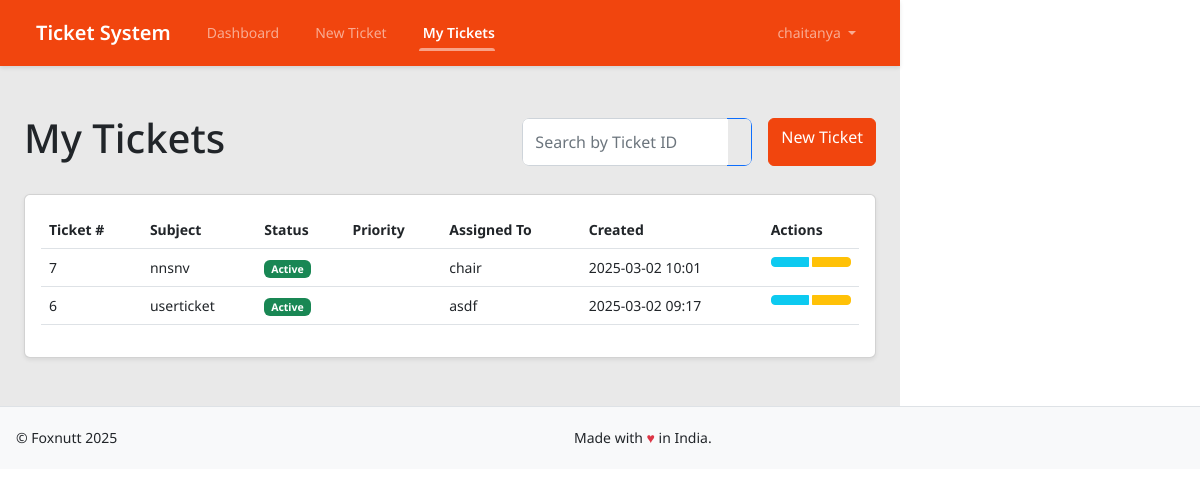
Before: /tickets/my/ (signed in) with the older database file.
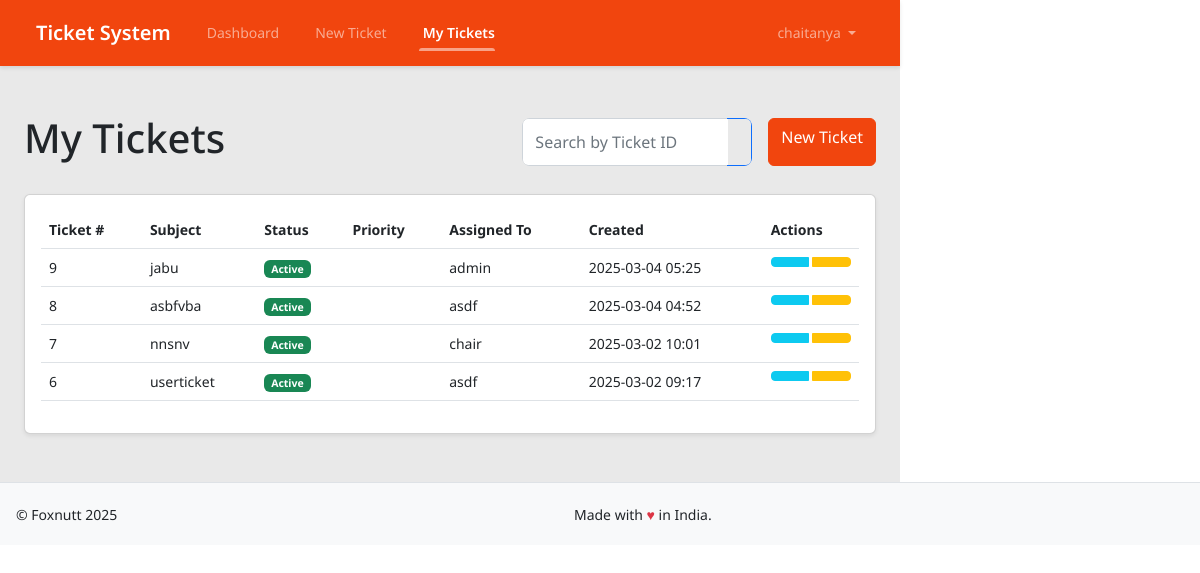
After: the same page with the newer database file.
### tracker/models.py (models this page shows, shortened)
class Ticket(models.Model):
    STATUS_ACTIVE = 1
    STATUS_CLOSED = 2
    STATUS_PENDING = 3
    STATUS_CHOICES = [
        (STATUS_ACTIVE, 'Active'),
        (STATUS_CLOSED, 'Closed'),
        (STATUS_PENDING, 'Pending'),
    ]
    id = models.AutoField(primary_key=True)
    subject = models.CharField(max_length=200)
    description = models.TextField()
    created_by = models.ForeignKey(UserDetail, on_delete=models.CASCADE, related_name='created_tickets')
    assigned_to = models.ForeignKey(UserDetail, on_delete=models.SET_NULL, null=True, related_name='assigned_tickets')
    created_at = models.DateTimeField(auto_now_add=True)
    updated_at = models.DateTimeField(auto_now=True)
    status = models.PositiveSmallIntegerField(
        choices=STATUS_CHOICES,
        default=STATUS_ACTIVE
    )
    closed_at = models.DateTimeField(null=True, blank=True)
    closed_by = models.ForeignKey(
        UserDetail,
        on_delete=models.SET_NULL,
        null=True,
        blank=True,
        related_name='closed_tickets'
    )
    priority = models.ForeignKey(Priority, on_delete=models.SET_NULL, null=True)
    brand = models.CharField(max_length=100, blank=True, null=True)
    def get_status_display(self):
        return dict(self.STATUS_CHOICES).get(self.status, 'Unknown')
    class Meta:
        ordering = ['-created_at']  # Default ordering by creation date, newest first
        indexes = [
            models.Index(fields=['-created_at']),  # Add index for better performance
        ]

class UserDetail(AbstractBaseUser, PermissionsMixin):
    row_id = models.AutoField(primary_key=True)  # ✅ `row_id` is the primary key
    user_id = models.CharField(max_length=255, unique=True)
    user_name = models.CharField(max_length=255)
    is_email_verified = models.BooleanField(default=False)
    is_active = models.BooleanField(default=True)
    pagination = models.IntegerField(default=10)
    sorting = models.IntegerField(default=0)
    is_staff = models.BooleanField(default=False)
    is_superuser = models.BooleanField(default=False)
    role = models.ForeignKey(Role, on_delete=models.SET_NULL, null=True)
    objects = UserManager()
    USERNAME_FIELD = "user_id"
    REQUIRED_FIELDS = ["user_name"]
    class Meta:
        verbose_name = 'user'
        verbose_name_plural = 'users'
    groups = models.ManyToManyField(
        'auth.Group',
        verbose_name='groups',
        blank=True,
        related_name='userdetail_set',
        related_query_name='userdetail'
    )
    user_permissions = models.ManyToManyField(
        'auth.Permission',
        verbose_name='user permissions',
        blank=True,
        related_name='userdetail_set',
        related_query_name='userdetail'
    )

### tracker/views.py (the view)
# urls.py: path('tickets/my/', views.my_tickets, name='my_tickets'),
@login_required
def my_tickets(request):
    tickets = Ticket.objects.filter(
        created_by=request.user
    ).select_related(
        'priority',
        'assigned_to'
    )
    ticket_id = request.GET.get('ticket_id')
    if ticket_id and ticket_id.isdigit():
        tickets = tickets.filter(id=ticket_id)
    else:
        tickets = tickets.order_by('-created_at')
    context = {
        'tickets': tickets,
        'title': 'My Tickets'
    }
    return render(request, 'tickets/my_tickets.html', context)

### tracker/templates/tickets/my_tickets.html (shortened to what this page needs)
{% extends 'shared/dashboard_base.html' %}
{% load static %}
{% block dashboard_content %}
<div class="container-fluid py-4">
    <div class="d-flex justify-content-between align-items-center mb-4">
        <h1>My Tickets</h1>
        <div class="d-flex gap-3">
            <form method="GET" class="d-flex search-form">
                <div class="input-group">
                    <input type="text"
                           name="ticket_id"
                           class="form-control"
                           placeholder="Search by Ticket ID"
                           value="{{ request.GET.ticket_id|default:'' }}">
                    <button class="btn btn-outline-primary" type="submit">
                    </button>
                </div>
            </form>
            <a href="{% url 'new_ticket' %}" class="btn btn-primary">
                 New Ticket
            </a>
        </div>
    </div>
    <div class="card shadow-sm">
        <div class="card-body">
            <div class="table-responsive">
                <table class="table table-hover">
                    <thead>
                        <tr>
                            <th>Ticket #</th>
                            <th>Subject</th>
                            <th>Status</th>
                            <th>Priority</th>
                            <th>Assigned To</th>
                            <th>Created</th>
                            <th>Actions</th>
                        </tr>
                    </thead>
                    <tbody>
                        {% for ticket in tickets %}
                        <tr>
                            <td>{{ ticket.id }}</td>
                            <td>{{ ticket.subject }}</td>
                            <td>
                                <span class="badge {% if ticket.status == 2 %}bg-danger{% else %}bg-success{% endif %}">
                                    {{ ticket.get_status_display }}
                                </span>
                            </td>
                            <td>
                                <span class="badge bg-{{ ticket.priority.name|lower }}">
                                </span>
                            </td>
                            <td>{{ ticket.assigned_to.user_name|default:"Unassigned" }}</td>
                            <td>{{ ticket.created_at|date:"Y-m-d H:i" }}</td>
                            <td>
                                <div class="btn-group" role="group">
                                    <a href="{% url 'view_ticket' ticket.id %}" class="btn btn-sm btn-info" title="View">
                                    </a>
                                    <a href="{% url 'update_ticket' ticket.id %}" class="btn btn-sm btn-warning" title="Edit">
                                    </a>
                                </div>
                            </td>
                        </tr>
                        {% empty %}
                        <tr>
                            <td colspan="7" class="text-center">No tickets found</td>
                        </tr>
                        {% endfor %}
                    </tbody>
                </table>
            </div>
        </div>
    </div>
</div>
{% endblock %}

Changed rows visible on the page:
added Ticket: id "9", subject "jabu", status "Active", assigned_to.user_name "admin", created_at "2025-03-04 05:25"
added Ticket: id "8", subject "asbfvba", status "Active", assigned_to.user_name "asdf", created_at "2025-03-04 04:52"
